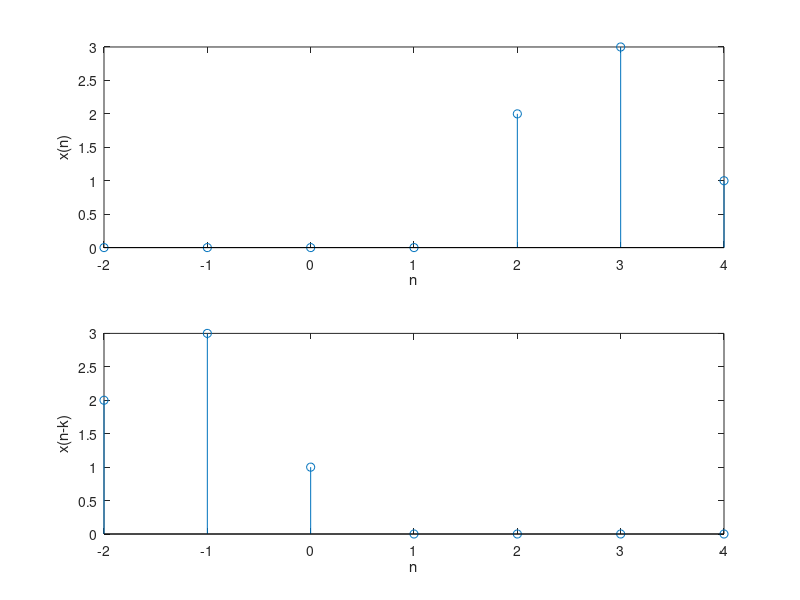

This chart was generated by the following MATLAB code:
clc
clear all
close all
%---------------------------
% n1=-5; n2=5;
% n0=0;
% [x,n]=impseq(n0,n1,n2);
% stem(n,x)
%-------------------------


% n=-5:15;
% x(n+6)=(0.9).^n;
% stem(n,x)
%-----------------------------
% n1=-1:2
% x1=[1,2,3,4];
% l1=length(x1);
% 
% n2=0:3;
% x2=[1,2,3,4];
% l2=length(x2);
% 
% x1p=[x1 zeros(1,n2(l2)-n1(l1))];
% x2p=[zeros(1, n2(1)-n1(1)) x2];
% x3=x1p+x2p;
% n=n1(1):n2(l2);
% stem(n,x3)
%--------------------------------
x=[2 3 1];
n=[2 3 4];
l=length(n);
k=-4;
if k>0 %Right shift
    y=[zeros(1,k) x];
    n1=n(1):(n(l)+k);
    x=[x zeros(1,k)];
end

if k<0 % left shift
    y=[x zeros(1,abs(k))];
    n1=(n(1)+k):n(l);
    x=[zeros(1,abs(k)) x];
end
if k==0
    y=x;
    n1=n;
end
figure(1)
subplot(2, 1, 1), stem(n1, x);
xlabel('n'); ylabel('x(n)');
subplot(2, 1, 2), stem(n1, y);
xlabel('n'); ylabel('x(n-k)');